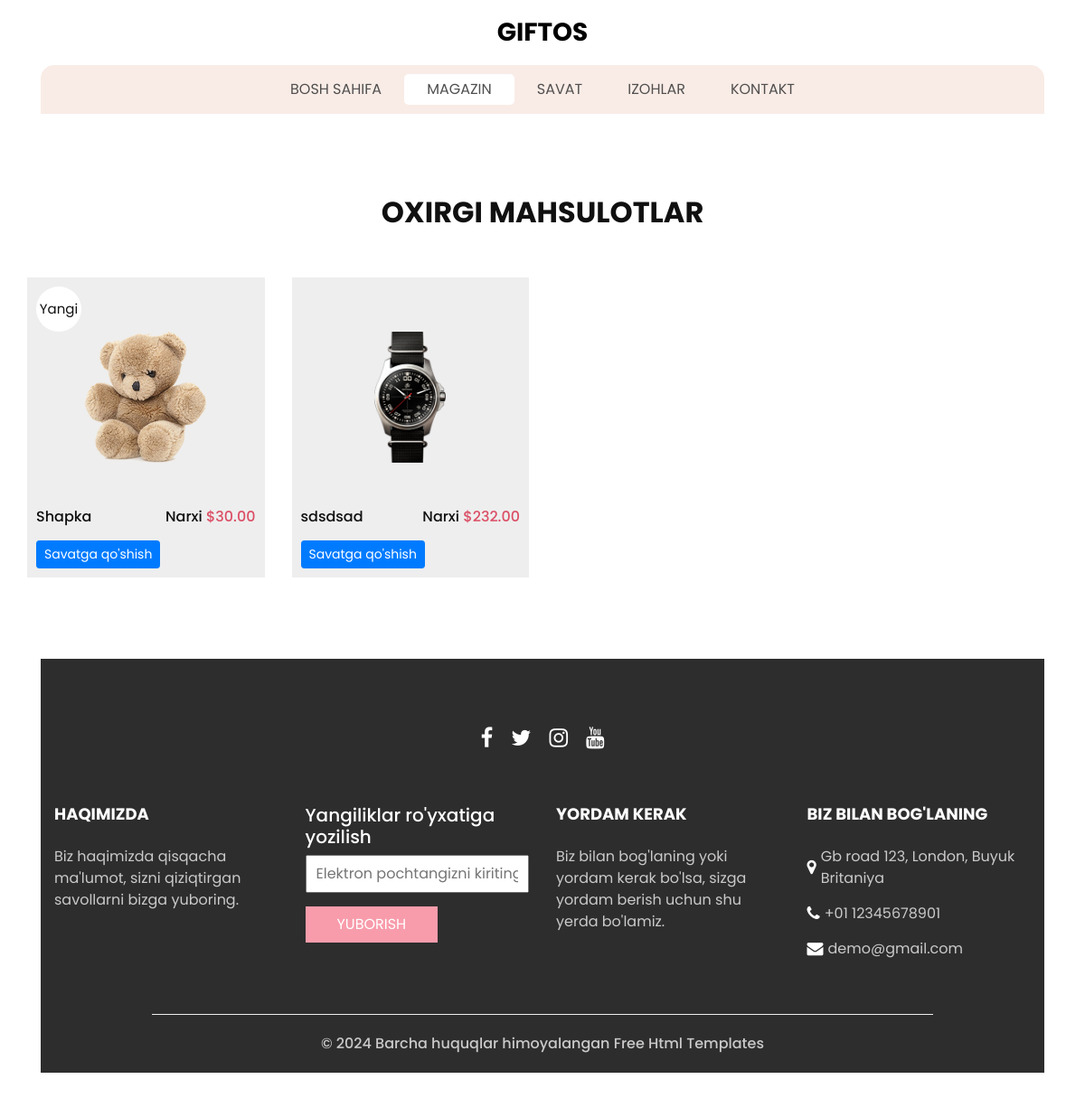
The app's page /shop/ with its own data.
### main/models.py (models this page shows, shortened)
class Product(models.Model):
    name = models.CharField(max_length=100)
    price = models.DecimalField(max_digits=10, decimal_places=2)
    image = models.ImageField(upload_to='products/')
    is_new = models.BooleanField(default=False)
    class Meta:
        verbose_name = "Product"
        verbose_name_plural = "Products"
        ordering = ['name']

### main/views.py (the view)
# urls.py: path('shop/', shop, name='shop'),  # Shop sahifasi
def shop(request):
    products = Product.objects.all()
    context = {
        "products": products
    }
    return render(request, 'shop.html', context=context)  # shop.html faylini yaratganingizga ishonch hosil qiling

### templates/shop.html (shortened to what this page needs)
{% extends 'base.html' %}
{% block magazin %}active{% endblock %}
{% block content %}
<section class="shop_section layout_padding">
    <div class="container">
        <div class="heading_container heading_center">
            <h2>Oxirgi Mahsulotlar</h2>
        </div>
        <div class="row">
            {% for product in products %}
            <div class="col-sm-6 col-md-4 col-lg-3">
                <div class="box">
                    <div class="img-box">
                        <img src="{{ product.image.url }}" alt="{{ product.name }}"/>
                    </div>
                    <div class="detail-box">
                        <h6>{{ product.name }}</h6>
                        <h6>
                            Narxi
                            <span> ${{ product.price }} </span>
                        </h6>
                    </div>
                    {% if product.is_new %}
                    <div class="new">
                        <span> Yangi </span>
                    </div>
                    {% endif %}
                    <form method="post" action="{% url 'add_to_cart' product.id %}">
                        <button type="submit" class="btn btn-primary btn-sm mt-2">Savatga qo'shish</button>
                    </form>
                </div>
            </div>
            {% endfor %}
        </div>
    </div>
</section>
{% endblock %}

### static/css/style.css (style rules this page uses)
body { font-family: "poppins", sans-serif; color: #101010; background-color: #ffffff; }
.layout_padding { padding-top: 90px; padding-bottom: 90px; }
.heading_container { display: -webkit-box; display: -ms-flexbox; display: flex; -webkit-box-orient: vertical; -webkit-box-direction: normal; -ms-flex-direction: column; flex-direction: column; }
.heading_container h2 { text-transform: uppercase; font-weight: bold; }
.heading_container.heading_center { -webkit-box-align: center; -ms-flex-align: center; align-items: center; text-align: center; }
.btn, .btn:focus { outline: none !important; -webkit-box-shadow: none; box-shadow: none; }
.shop_section .heading_container { margin-bottom: 20px; }
.shop_section .box { background-color: #eeeeee; position: relative; padding: 10px; margin-top: 25px; }
.shop_section .box .img-box { display: -webkit-box; display: -ms-flexbox; display: flex; -webkit-box-pack: center; -ms-flex-pack: center; justify-content: center; -webkit-box-align: center; -ms-flex-align: center; align-items: center; padding: 15px 30px; height: 245px; }
.shop_section .box .img-box img { max-width: 100%; max-height: 145px; }
.shop_section .box .detail-box { display: -webkit-box; display: -ms-flexbox; display: flex; -webkit-box-pack: justify; -ms-flex-pack: justify; justify-content: space-between; }
.shop_section .box .detail-box h6 span { color: #db4f66; }
.shop_section .box .new { width: 50px; height: 50px; position: absolute; top: 10px; left: 10px; background-color: #ffffff; display: -webkit-box; display: -ms-flexbox; display: flex; -webkit-box-pack: center; -ms-flex-pack: center; justify-content: center; -webkit-box-align: center; -ms-flex-align: center; align-items: center; border-radius: 100%; font-size: 15px; }

### static/css/responsive.css (style rules this page uses)
@media (min-width: 1200px) { .container { max-width: 1170px; } }

### records on screen
Product: image (picture), name "Shapka", price "30.00", is_new "Yangi"
Product: image (picture), name "sdsdsad", price "232.00"
